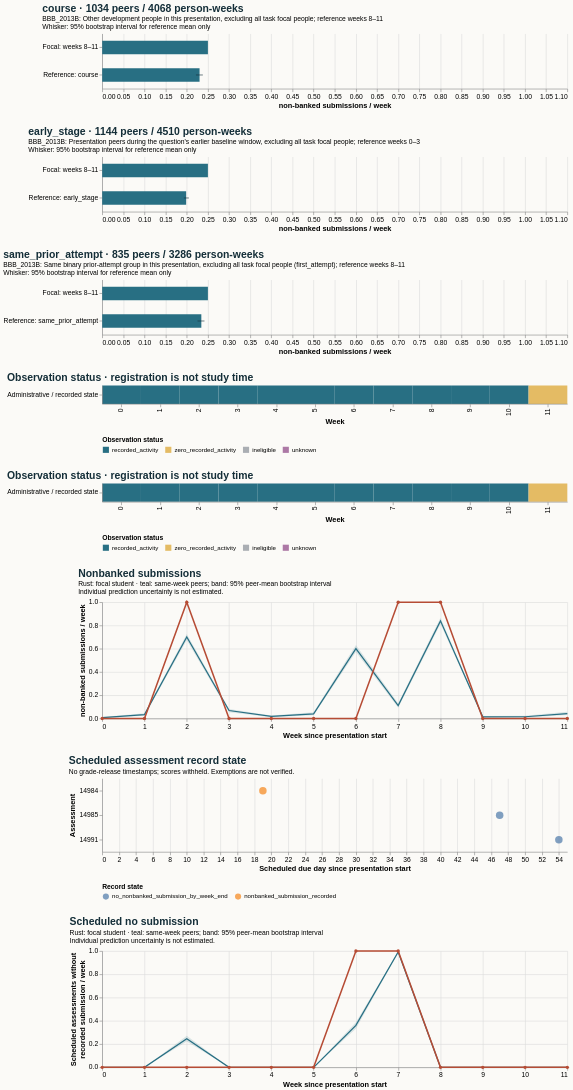

Source (Vega-Lite JSON):
### Vega-Lite specification from a JSON file in a GitHub repository (floating-point values rounded to 4 significant figures)
{"$schema": "https://vega.github.io/schema/vega-lite/v5.20.1.json", "config": {"axis": {"labelFontSize": 11, "titleFontSize": 12}, "background": "#fbfaf7", "font": "sans-serif", "title": {"anchor": "start", "color": "#142e38", "fontSize": 17, "subtitleFontSize": 11}, "view": {"continuousHeight": 300, "continuousWidth": 300, "stroke": null}}, "datasets": {"data-00f20bfa52a0d832d1e59eac9485cdda": [{"hi": null, "lo": null, "series": "Focal: weeks 8–11", "value": 0.25}, {"hi": 0.238, "lo": 0.2218, "series": "Reference: course", "value": 0.2303}], "data-0d95dd6e057f49aa3a349801ae61b615": [{"hi": null, "lo": null, "series": "Focal: weeks 8–11", "value": 0.25}, {"hi": 0.2419, "lo": 0.2253, "series": "Reference: same_prior_attempt", "value": 0.2344}], "data-52e1a1720fb91881e6edee55fe9bd172": [{"end_day": 6, "focal_value": 0.0, "peer_ci_high": 0.01312, "peer_ci_low": 0.002625, "peer_mean": 0.007874, "peer_observations": 1143, "peer_people": 1143, "reference": "course", "unit": "non-banked submissions / week", "week": 0}, {"end_day": 13, "focal_value": 0.0, "peer_ci_high": 0.04489, "peer_ci_low": 0.02377, "peer_mean": 0.03345, "peer_observations": 1136, "peer_people": 1136, "reference": "course", "unit": "non-banked submissions / week", "week": 1}, {"end_day": 20, "focal_value": 1.0, "peer_ci_high": 0.7265, "peer_ci_low": 0.6725, "peer_mean": 0.7015, "peer_observations": 1119, "peer_people": 1119, "reference": "course", "unit": "non-banked submissions / week", "week": 2}, {"end_day": 27, "focal_value": 0.0, "peer_ci_high": 0.08094, "peer_ci_low": 0.05396, "peer_mean": 0.06835, "peer_observations": 1112, "peer_people": 1112, "reference": "course", "unit": "non-banked submissions / week", "week": 3}, {"end_day": 34, "focal_value": 0.0, "peer_ci_high": 0.02507, "peer_ci_low": 0.01021, "peer_mean": 0.01764, "peer_observations": 1077, "peer_people": 1077, "reference": "course", "unit": "non-banked submissions / week", "week": 4}, {"end_day": 41, "focal_value": 0.0, "peer_ci_high": 0.05283, "peer_ci_low": 0.02804, "peer_mean": 0.03925, "peer_observations": 1070, "peer_people": 1070, "reference": "course", "unit": "non-banked submissions / week", "week": 5}, {"end_day": 48, "focal_value": 0.0, "peer_ci_high": 0.6311, "peer_ci_low": 0.5712, "peer_mean": 0.6009, "peer_observations": 1060, "peer_people": 1060, "reference": "course", "unit": "non-banked submissions / week", "week": 6}, {"end_day": 55, "focal_value": 1.0, "peer_ci_high": 0.1303, "peer_ci_low": 0.09241, "peer_mean": 0.1111, "peer_observations": 1044, "peer_people": 1044, "reference": "course", "unit": "non-banked submissions / week", "week": 7}, {"end_day": 62, "focal_value": 1.0, "peer_ci_high": 0.8656, "peer_ci_low": 0.8119, "peer_mean": 0.8395, "peer_observations": 1034, "peer_people": 1034, "reference": "course", "unit": "non-banked submissions / week", "week": 8}, {"end_day": 69, "focal_value": 0.0, "peer_ci_high": 0.02163, "peer_ci_low": 0.007866, "peer_mean": 0.01475, "peer_observations": 1017, "peer_people": 1017, "reference": "course", "unit": "non-banked submissions / week", "week": 9}, {"end_day": 76, "focal_value": 0.0, "peer_ci_high": 0.02275, "peer_ci_low": 0.006924, "peer_mean": 0.01484, "peer_observations": 1011, "peer_people": 1011, "reference": "course", "unit": "non-banked submissions / week", "week": 10}, {"end_day": 83, "focal_value": 0.0, "peer_ci_high": 0.05765, "peer_ci_low": 0.0293, "peer_mean": 0.04274, "peer_observations": 1006, "peer_people": 1006, "reference": "course", "unit": "non-banked submissions / week", "week": 11}], "data-75b37120e8c2e62cb620e7381197b42a": [{"eligible_days": 7.0, "end_day": 6, "logging_completeness": "unknown", "observation_status": "recorded_activity", "row": "Administrative / recorded state", "score_status": "withheld_release_time_unknown", "start_day": 0, "value": 0.0, "week": 0}, {"eligible_days": 7.0, "end_day": 13, "logging_completeness": "unknown", "observation_status": "recorded_activity", "row": "Administrative / recorded state", "score_status": "withheld_release_time_unknown", "start_day": 7, "value": 0.0, "week": 1}, {"eligible_days": 7.0, "end_day": 20, "logging_completeness": "unknown", "observation_status": "recorded_activity", "row": "Administrative / recorded state", "score_status": "withheld_release_time_unknown", "start_day": 14, "value": 0.0, "week": 2}, {"eligible_days": 7.0, "end_day": 27, "logging_completeness": "unknown", "observation_status": "recorded_activity", "row": "Administrative / recorded state", "score_status": "withheld_release_time_unknown", "start_day": 21, "value": 0.0, "week": 3}, {"eligible_days": 7.0, "end_day": 34, "logging_completeness": "unknown", "observation_status": "recorded_activity", "row": "Administrative / recorded state", "score_status": "withheld_release_time_unknown", "start_day": 28, "value": 0.0, "week": 4}, {"eligible_days": 7.0, "end_day": 41, "logging_completeness": "unknown", "observation_status": "recorded_activity", "row": "Administrative / recorded state", "score_status": "withheld_release_time_unknown", "start_day": 35, "value": 0.0, "week": 5}, {"eligible_days": 7.0, "end_day": 48, "logging_completeness": "unknown", "observation_status": "recorded_activity", "row": "Administrative / recorded state", "score_status": "withheld_release_time_unknown", "start_day": 42, "value": 1.0, "week": 6}, {"eligible_days": 7.0, "end_day": 55, "logging_completeness": "unknown", "observation_status": "recorded_activity", "row": "Administrative / recorded state", "score_status": "withheld_release_time_unknown", "start_day": 49, "value": 1.0, "week": 7}, {"eligible_days": 7.0, "end_day": 62, "logging_completeness": "unknown", "observation_status": "recorded_activity", "row": "Administrative / recorded state", "score_status": "withheld_release_time_unknown", "start_day": 56, "value": 0.0, "week": 8}, {"eligible_days": 7.0, "end_day": 69, "logging_completeness": "unknown", "observation_status": "recorded_activity", "row": "Administrative / recorded state", "score_status": "withheld_release_time_unknown", "start_day": 63, "value": 0.0, "week": 9}, {"eligible_days": 7.0, "end_day": 76, "logging_completeness": "unknown", "observation_status": "recorded_activity", "row": "Administrative / recorded state", "score_status": "withheld_release_time_unknown", "start_day": 70, "value": 0.0, "week": 10}, {"eligible_days": 7.0, "end_day": 83, "logging_completeness": "unknown", "observation_status": "zero_recorded_activity", "row": "Administrative / recorded state", "score_status": "withheld_release_time_unknown", "start_day": 77, "value": 0.0, "week": 11}], "data-8cb1c8653e3a905dc5d42499105d04cb": [{"end_day": 6, "focal_value": 0.0, "peer_ci_high": 0.0, "peer_ci_low": 0.0, "peer_mean": 0.0, "peer_observations": 1143, "peer_people": 1143, "reference": "course", "unit": "scheduled assessments without recorded submission / week", "week": 0}, {"end_day": 13, "focal_value": 0.0, "peer_ci_high": 0.0, "peer_ci_low": 0.0, "peer_mean": 0.0, "peer_observations": 1136, "peer_people": 1136, "reference": "course", "unit": "scheduled assessments without recorded submission / week", "week": 1}, {"end_day": 20, "focal_value": 0.0, "peer_ci_high": 0.2717, "peer_ci_low": 0.2216, "peer_mean": 0.2466, "peer_observations": 1119, "peer_people": 1119, "reference": "course", "unit": "scheduled assessments without recorded submission / week", "week": 2}, {"end_day": 27, "focal_value": 0.0, "peer_ci_high": 0.0, "peer_ci_low": 0.0, "peer_mean": 0.0, "peer_observations": 1112, "peer_people": 1112, "reference": "course", "unit": "scheduled assessments without recorded submission / week", "week": 3}, {"end_day": 34, "focal_value": 0.0, "peer_ci_high": 0.0, "peer_ci_low": 0.0, "peer_mean": 0.0, "peer_observations": 1077, "peer_people": 1077, "reference": "course", "unit": "scheduled assessments without recorded submission / week", "week": 4}, {"end_day": 41, "focal_value": 0.0, "peer_ci_high": 0.0, "peer_ci_low": 0.0, "peer_mean": 0.0, "peer_observations": 1070, "peer_people": 1070, "reference": "course", "unit": "scheduled assessments without recorded submission / week", "week": 5}, {"end_day": 48, "focal_value": 1.0, "peer_ci_high": 0.3877, "peer_ci_low": 0.3325, "peer_mean": 0.3604, "peer_observations": 1060, "peer_people": 1060, "reference": "course", "unit": "scheduled assessments without recorded submission / week", "week": 6}, {"end_day": 55, "focal_value": 1.0, "peer_ci_high": 0.9962, "peer_ci_low": 0.9851, "peer_mean": 0.9914, "peer_observations": 1044, "peer_people": 1044, "reference": "course", "unit": "scheduled assessments without recorded submission / week", "week": 7}, {"end_day": 62, "focal_value": 0.0, "peer_ci_high": 0.0, "peer_ci_low": 0.0, "peer_mean": 0.0, "peer_observations": 1034, "peer_people": 1034, "reference": "course", "unit": "scheduled assessments without recorded submission / week", "week": 8}, {"end_day": 69, "focal_value": 0.0, "peer_ci_high": 0.0, "peer_ci_low": 0.0, "peer_mean": 0.0, "peer_observations": 1017, "peer_people": 1017, "reference": "course", "unit": "scheduled assessments without recorded submission / week", "week": 9}, {"end_day": 76, "focal_value": 0.0, "peer_ci_high": 0.0, "peer_ci_low": 0.0, "peer_mean": 0.0, "peer_observations": 1011, "peer_people": 1011, "reference": "course", "unit": "scheduled assessments without recorded submission / week", "week": 10}, {"end_day": 83, "focal_value": 0.0, "peer_ci_high": 0.0, "peer_ci_low": 0.0, "peer_mean": 0.0, "peer_observations": 1006, "peer_people": 1006, "reference": "course", "unit": "scheduled assessments without recorded submission / week", "week": 11}], "data-bbc27160696c67b673066940cb29f157": [{"as_of_day": 20, "assessment_id": 14984, "course": "BBB_2013B", "due_day": 19, "person_id": 520836, "score_status": "withheld_release_time_unknown", "state": "nonbanked_submission_recorded", "week": 2}, {"as_of_day": 48, "assessment_id": 14985, "course": "BBB_2013B", "due_day": 47, "person_id": 520836, "score_status": "withheld_release_time_unknown", "state": "no_nonbanked_submission_by_week_end", "week": 6}, {"as_of_day": 55, "assessment_id": 14991, "course": "BBB_2013B", "due_day": 54, "person_id": 520836, "score_status": "withheld_release_time_unknown", "state": "no_nonbanked_submission_by_week_end", "week": 7}], "data-dfd2a4fb1a259e2783239fed9ec24023": [{"hi": null, "lo": null, "series": "Focal: weeks 8–11", "value": 0.25}, {"hi": 0.205, "lo": 0.1931, "series": "Reference: early_stage", "value": 0.1985}], "data-fdcf9db9021dd4511dabbb471f7393ed": [{"eligible_days": 7.0, "end_day": 6, "logging_completeness": "unknown", "observation_status": "recorded_activity", "row": "Administrative / recorded state", "score_status": "withheld_release_time_unknown", "start_day": 0, "value": 0.0, "week": 0}, {"eligible_days": 7.0, "end_day": 13, "logging_completeness": "unknown", "observation_status": "recorded_activity", "row": "Administrative / recorded state", "score_status": "withheld_release_time_unknown", "start_day": 7, "value": 0.0, "week": 1}, {"eligible_days": 7.0, "end_day": 20, "logging_completeness": "unknown", "observation_status": "recorded_activity", "row": "Administrative / recorded state", "score_status": "withheld_release_time_unknown", "start_day": 14, "value": 1.0, "week": 2}, {"eligible_days": 7.0, "end_day": 27, "logging_completeness": "unknown", "observation_status": "recorded_activity", "row": "Administrative / recorded state", "score_status": "withheld_release_time_unknown", "start_day": 21, "value": 0.0, "week": 3}, {"eligible_days": 7.0, "end_day": 34, "logging_completeness": "unknown", "observation_status": "recorded_activity", "row": "Administrative / recorded state", "score_status": "withheld_release_time_unknown", "start_day": 28, "value": 0.0, "week": 4}, {"eligible_days": 7.0, "end_day": 41, "logging_completeness": "unknown", "observation_status": "recorded_activity", "row": "Administrative / recorded state", "score_status": "withheld_release_time_unknown", "start_day": 35, "value": 0.0, "week": 5}, {"eligible_days": 7.0, "end_day": 48, "logging_completeness": "unknown", "observation_status": "recorded_activity", "row": "Administrative / recorded state", "score_status": "withheld_release_time_unknown", "start_day": 42, "value": 0.0, "week": 6}, {"eligible_days": 7.0, "end_day": 55, "logging_completeness": "unknown", "observation_status": "recorded_activity", "row": "Administrative / recorded state", "score_status": "withheld_release_time_unknown", "start_day": 49, "value": 1.0, "week": 7}, {"eligible_days": 7.0, "end_day": 62, "logging_completeness": "unknown", "observation_status": "recorded_activity", "row": "Administrative / recorded state", "score_status": "withheld_release_time_unknown", "start_day": 56, "value": 1.0, "week": 8}, {"eligible_days": 7.0, "end_day": 69, "logging_completeness": "unknown", "observation_status": "recorded_activity", "row": "Administrative / recorded state", "score_status": "withheld_release_time_unknown", "start_day": 63, "value": 0.0, "week": 9}, {"eligible_days": 7.0, "end_day": 76, "logging_completeness": "unknown", "observation_status": "recorded_activity", "row": "Administrative / recorded state", "score_status": "withheld_release_time_unknown", "start_day": 70, "value": 0.0, "week": 10}, {"eligible_days": 7.0, "end_day": 83, "logging_completeness": "unknown", "observation_status": "zero_recorded_activity", "row": "Administrative / recorded state", "score_status": "withheld_release_time_unknown", "start_day": 77, "value": 0.0, "week": 11}]}, "resolve": {"scale": {"color": "independent"}}, "spacing": 28, "vconcat": [{"data": {"name": "data-00f20bfa52a0d832d1e59eac9485cdda"}, "height": 90, "layer": [{"encoding": {"x": {"field": "value", "scale": {"domain": [0, 1.05], "zero": true}, "title": "non-banked submissions / week", "type": "quantitative"}, "y": {"field": "series", "sort": null, "title": null, "type": "nominal"}}, "mark": {"color": "#286f83", "size": 22, "type": "bar"}}, {"encoding": {"x": {"field": "lo", "type": "quantitative"}, "x2": {"field": "hi"}, "y": {"field": "series", "sort": null, "title": null, "type": "nominal"}}, "mark": {"color": "#142e38", "type": "rule"}}], "title": {"subtitle": ["BBB_2013B: Other development people in this presentation, excluding all task focal people; reference weeks 8–11", "Whisker: 95% bootstrap interval for reference mean only"], "text": "course · 1034 peers / 4068 person-weeks"}, "width": 760}, {"data": {"name": "data-dfd2a4fb1a259e2783239fed9ec24023"}, "height": 90, "layer": [{"encoding": {"x": {"field": "value", "scale": {"domain": [0, 1.05], "zero": true}, "title": "non-banked submissions / week", "type": "quantitative"}, "y": {"field": "series", "sort": null, "title": null, "type": "nominal"}}, "mark": {"color": "#286f83", "size": 22, "type": "bar"}}, {"encoding": {"x": {"field": "lo", "type": "quantitative"}, "x2": {"field": "hi"}, "y": {"field": "series", "sort": null, "title": null, "type": "nominal"}}, "mark": {"color": "#142e38", "type": "rule"}}], "title": {"subtitle": ["BBB_2013B: Presentation peers during the question's earlier baseline window, excluding all task focal people; reference weeks 0–3", "Whisker: 95% bootstrap interval for reference mean only"], "text": "early_stage · 1144 peers / 4510 person-weeks"}, "width": 760}, {"data": {"name": "data-0d95dd6e057f49aa3a349801ae61b615"}, "height": 90, "layer": [{"encoding": {"x": {"field": "value", "scale": {"domain": [0, 1.05], "zero": true}, "title": "non-banked submissions / week", "type": "quantitative"}, "y": {"field": "series", "sort": null, "title": null, "type": "nominal"}}, "mark": {"color": "#286f83", "size": 22, "type": "bar"}}, {"encoding": {"x": {"field": "lo", "type": "quantitative"}, "x2": {"field": "hi"}, "y": {"field": "series", "sort": null, "title": null, "type": "nominal"}}, "mark": {"color": "#142e38", "type": "rule"}}], "title": {"subtitle": ["BBB_2013B: Same binary prior-attempt group in this presentation, excluding all task focal people (first_attempt); reference weeks 8–11", "Whisker: 95% bootstrap interval for reference mean only"], "text": "same_prior_attempt · 835 peers / 3286 person-weeks"}, "width": 760}, {"data": {"name": "data-fdcf9db9021dd4511dabbb471f7393ed"}, "encoding": {"color": {"field": "observation_status", "legend": {"labelLimit": 260, "orient": "bottom"}, "scale": {"domain": ["recorded_activity", "zero_recorded_activity", "ineligible", "unknown"], "range": ["#286f83", "#e4bb64", "#aaaeb3", "#ac78a5"]}, "title": "Observation status", "type": "nominal"}, "tooltip": [{"field": "week", "type": "quantitative"}, {"field": "eligible_days", "type": "quantitative"}, {"field": "observation_status", "type": "nominal"}, {"field": "logging_completeness", "type": "nominal"}], "x": {"field": "week", "title": "Week", "type": "ordinal"}, "y": {"field": "row", "title": null, "type": "nominal"}}, "height": 30, "mark": {"type": "rect"}, "title": "Observation status · registration is not study time", "width": 760}, {"data": {"name": "data-75b37120e8c2e62cb620e7381197b42a"}, "encoding": {"color": {"field": "observation_status", "legend": {"labelLimit": 260, "orient": "bottom"}, "scale": {"domain": ["recorded_activity", "zero_recorded_activity", "ineligible", "unknown"], "range": ["#286f83", "#e4bb64", "#aaaeb3", "#ac78a5"]}, "title": "Observation status", "type": "nominal"}, "tooltip": [{"field": "week", "type": "quantitative"}, {"field": "eligible_days", "type": "quantitative"}, {"field": "observation_status", "type": "nominal"}, {"field": "logging_completeness", "type": "nominal"}], "x": {"field": "week", "title": "Week", "type": "ordinal"}, "y": {"field": "row", "title": null, "type": "nominal"}}, "height": 30, "mark": {"type": "rect"}, "title": "Observation status · registration is not study time", "width": 760}, {"data": {"name": "data-52e1a1720fb91881e6edee55fe9bd172"}, "height": 190, "layer": [{"encoding": {"x": {"axis": {"tickMinStep": 1}, "field": "week", "title": "Week since presentation start", "type": "quantitative"}, "y": {"field": "peer_ci_low", "scale": {"zero": true}, "title": "non-banked submissions / week", "type": "quantitative"}, "y2": {"field": "peer_ci_high"}}, "mark": {"color": "#286f83", "opacity": 0.16, "type": "area"}}, {"encoding": {"tooltip": [{"field": "week", "type": "quantitative"}, {"field": "peer_mean", "type": "quantitative"}, {"field": "peer_people", "type": "quantitative"}, {"field": "peer_observations", "type": "quantitative"}], "x": {"field": "week", "type": "quantitative"}, "y": {"field": "peer_mean", "type": "quantitative"}}, "mark": {"color": "#286f83", "strokeWidth": 2, "type": "line"}}, {"encoding": {"tooltip": [{"field": "week", "type": "quantitative"}, {"field": "focal_value", "type": "quantitative"}], "x": {"field": "week", "type": "quantitative"}, "y": {"field": "focal_value", "type": "quantitative"}}, "mark": {"color": "#b64c35", "point": {"color": "#b64c35"}, "strokeWidth": 2.5, "type": "line"}}], "title": {"subtitle": ["Rust: focal student · teal: same-week peers; band: 95% peer-mean bootstrap interval", "Individual prediction uncertainty is not estimated."], "text": "Nonbanked submissions"}, "width": 760}, {"data": {"name": "data-bbc27160696c67b673066940cb29f157"}, "encoding": {"color": {"field": "state", "legend": {"labelLimit": 400, "orient": "bottom"}, "title": "Record state", "type": "nominal"}, "tooltip": [{"field": "assessment_id", "type": "quantitative"}, {"field": "due_day", "type": "quantitative"}, {"field": "as_of_day", "type": "quantitative"}, {"field": "state", "type": "nominal"}, {"field": "score_status", "type": "nominal"}], "x": {"field": "due_day", "title": "Scheduled due day since presentation start", "type": "quantitative"}, "y": {"field": "assessment_id", "title": "Assessment", "type": "nominal"}}, "height": 120, "mark": {"filled": true, "size": 150, "type": "point"}, "title": {"subtitle": "No grade-release timestamps; scores withheld. Exemptions are not verified.", "text": "Scheduled assessment record state"}, "width": 760}, {"data": {"name": "data-8cb1c8653e3a905dc5d42499105d04cb"}, "height": 190, "layer": [{"encoding": {"x": {"axis": {"tickMinStep": 1}, "field": "week", "title": "Week since presentation start", "type": "quantitative"}, "y": {"field": "peer_ci_low", "scale": {"zero": true}, "title": ["Scheduled assessments without", "recorded submission / week"], "type": "quantitative"}, "y2": {"field": "peer_ci_high"}}, "mark": {"color": "#286f83", "opacity": 0.16, "type": "area"}}, {"encoding": {"tooltip": [{"field": "week", "type": "quantitative"}, {"field": "peer_mean", "type": "quantitative"}, {"field": "peer_people", "type": "quantitative"}, {"field": "peer_observations", "type": "quantitative"}], "x": {"field": "week", "type": "quantitative"}, "y": {"field": "peer_mean", "type": "quantitative"}}, "mark": {"color": "#286f83", "strokeWidth": 2, "type": "line"}}, {"encoding": {"tooltip": [{"field": "week", "type": "quantitative"}, {"field": "focal_value", "type": "quantitative"}], "x": {"field": "week", "type": "quantitative"}, "y": {"field": "focal_value", "type": "quantitative"}}, "mark": {"color": "#b64c35", "point": {"color": "#b64c35"}, "strokeWidth": 2.5, "type": "line"}}], "title": {"subtitle": ["Rust: focal student · teal: same-week peers; band: 95% peer-mean bootstrap interval", "Individual prediction uncertainty is not estimated."], "text": "Scheduled no submission"}, "width": 760}]}
